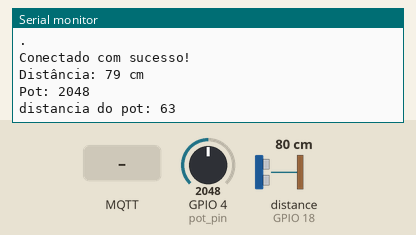
This sketch was run on a simulated ESP32-S3. Shown: the last lines printed to the serial monitor. Wiring (inferred from the names in the program): ultrasonic range finder: trigger GPIO 9; echo GPIO 18. The inputs (shaded band) are chosen by the test bench; at power-on: distance to the obstacle (sensor on GPIO 18) 80 cm, GPIO 4 (pot_pin) = 2048. The echo pulse lasts 58.3 µs per cm; WiFi joins after 1.5 s; servers stay silent unless stated; random numbers use the default seed unless the sketch sets one; no MQTT or app messages arrive unless stated.

Above: at 3.3 s.
3.4 s: MQTT message "on" arrives on the first subscribed topic
At 5.0 s:
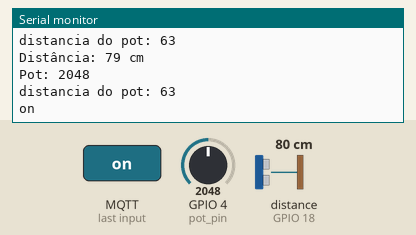
5.6 s: MQTT message "off" arrives on the first subscribed topic
At 7.0 s:
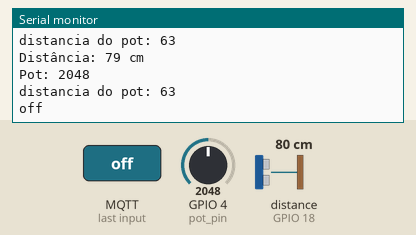
7.6 s: distance to the obstacle (sensor on GPIO 18) set to 2 cm
At 8.9 s:
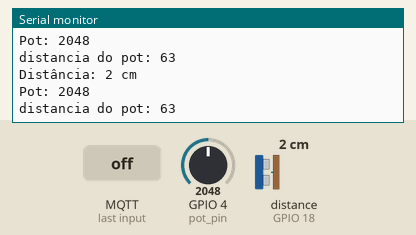
9.1 s: GPIO 4 (pot_pin) set to 2866
At 10.0 s:
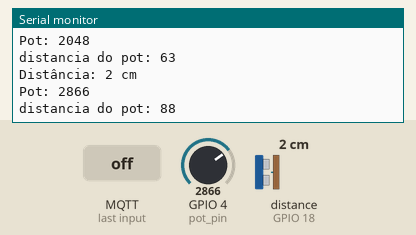
10.6 s: distance to the obstacle (sensor on GPIO 18) set to 4 cm
At 11.6 s:
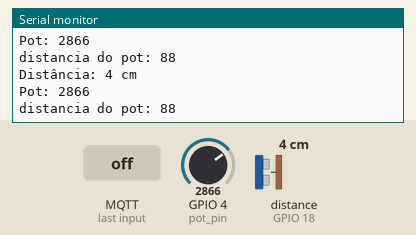
12.1 s: GPIO 4 (pot_pin) set to 3603
At 13.0 s:
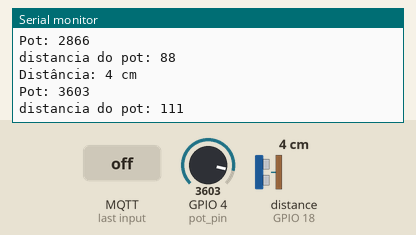
Timing chart, 0 to 14.6 s (numbered marks = the images above; inputs shaded):
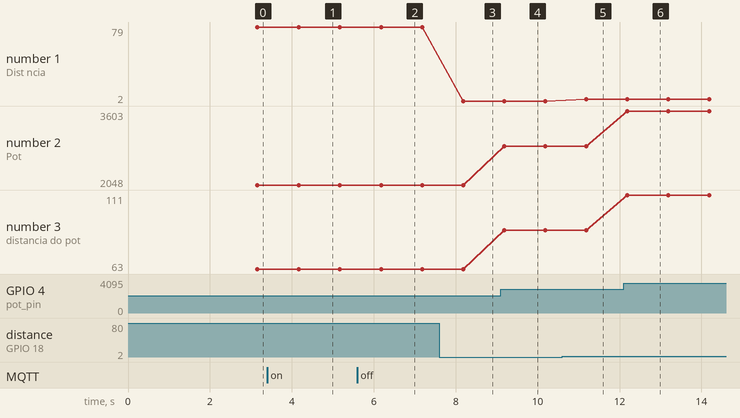

The sketch:

exer03_Lucas_Calixto.ino
```cpp
#include <WiFi.h>
#include <PubSubClient.h>
#include <Wire.h>
#include <Adafruit_GFX.h>
#include <Adafruit_SSD1306.h>
#include <ArduinoJson.h>

// pinos
const byte pot_pin = 4;
const byte echo_pin = 18;
const byte trigg_pin = 9;

// variaveis
String dist = "";
int pot = 0;
int valor = 0;
int valordist = 0;

unsigned long ultimoTempoDist = 0;
unsigned long ultimoTempoPot = 0;
const long intervaloDist = 1000;
const long intervaloPot = 1000;

unsigned long ultimoTempoDeteccao = 0;
unsigned long intervalo = 3000;

const String SSID = "iPhone";
const String PSWD = "123456789";

const String brokerUrl = "test.mosquitto.org";  // URL do broker   (servidor)
const int port = 1883;                          // Porta do broker (servidor)

String message = "";

WiFiClient espClient;                // Criando Cliente WiFi
PubSubClient mqttClient(espClient);  // Criando Cliente MQTT

// SSID = NOME
// RSSI = Intesidade do sinal

JsonDocument doc;

void connectToWiFi();
void connectToBroker();
void callback(char* topic, byte* payload, unsigned long length);
int lerDistancia();
int lerPot();

void setup() {
  Serial.begin(115200);
  pinMode(echo_pin, INPUT);
  pinMode(trigg_pin, OUTPUT);
  pinMode(pot_pin, INPUT);

  connectToWiFi();
  connectToBroker();
}

void loop() {
  if (WiFi.status() != WL_CONNECTED) {
    Serial.println("\nConexão WiFi perdida");
    connectToWiFi();
  }
  delay(500);
  if (!mqttClient.connected()) {
    Serial.println("\nConexão MQTT perdida");
    connectToBroker();
  }
  delay(500);

  unsigned long agora = millis();

  // --- Leitura da distância ---
  if (agora - ultimoTempoDist >= intervaloDist) {
    ultimoTempoDist = agora;
    valordist = lerDistancia();
    Serial.println("");
    Serial.printf("Distância: %d cm\n", valordist);
    if (valordist <= pot) {
      dist = "proximidade_detectada";
      ultimoTempoDeteccao = millis();
    } else {
      if (millis() - ultimoTempoDeteccao > intervalo) {
        dist = "area_livre";
      }
    }
  }

  // --- Leitura do potenciômetro ---
  if (agora - ultimoTempoPot >= intervaloPot) {
    ultimoTempoPot = agora;
    pot = lerPot();
  }

  if (Serial.available() > 0) {
    String info = "";

    doc["alerta"] = dist;
    doc["distancia"] = valordist;
    doc["distancia_pot"] = pot;
    serializeJson(doc, info);

    message = Serial.readStringUntil('\n');
    //{ "alerta": "proximidade_detectada", "distancia": <valor> }

    // mqttClient.publish("AulaIoTSul/Chat", message.c_str());  // envia mensagem
    mqttClient.publish("duplaLWP/acesso/alerta", info.c_str());
    delay(1000);
  }

  mqttClient.loop();
}

// Conexão WiFi
void connectToWiFi() {
  Serial.println("\nIniciando conexão com rede WiFi");
  WiFi.begin(SSID, PSWD);
  while (WiFi.status() != WL_CONNECTED) {
    Serial.print(".");
    delay(200);
  }
  Serial.print("\nWi-Fi Conectado!");
}

// Conexão Broker
void connectToBroker() {
  if (WiFi.status() != WL_CONNECTED) {
    return;
  }
  Serial.println("\nConectando ao broker");
  mqttClient.setServer(brokerUrl.c_str(), port);
  String userId = "ESP-CALIXTO";
  userId += String(random(0xfff), HEX);
  while (!mqttClient.connected()) {
    mqttClient.connect(userId.c_str());
    Serial.print(".");
    delay(500);
    mqttClient.subscribe("duplaLWP/acesso/alerta");
    mqttClient.setCallback(callback);
  }
  Serial.println("\nConectado com sucesso!");
}

// recebe resposta
void callback(char* topic, byte* payload, unsigned long length) {
  String resposta = "";
  for (int i = 0; i < length; i++) {
    resposta += (char)payload[i];
  }

  Serial.println(resposta);
}

// le a distância do ultrassonico
int lerDistancia() {
  digitalWrite(trigg_pin, LOW);
  delayMicroseconds(2);
  digitalWrite(trigg_pin, HIGH);
  delayMicroseconds(10);
  digitalWrite(trigg_pin, LOW);

  unsigned long duracao = pulseIn(echo_pin, HIGH, 20000);
  if (duracao == 0) return -1;
  int distancia = duracao * 0.0343 / 2;
  return distancia;
}

// le o valor potenciometro
int lerPot() {
  valor = analogRead(pot_pin);
  Serial.printf("Pot: %d\n", valor);
  valor = map(valor, 0, 3240, 0, 100);
  Serial.printf("distancia do pot: %d\n", valor);
  return valor;
}
```

Measured:
- after the input at 3.4 s, the serial monitor: prints a new line after 0.77 s (image 1)
- after the input at 5.6 s, the serial monitor: prints a new line after 0.58 s (image 2)
- after the input at 7.6 s, the serial monitor: prints a new line after 0.58 s (image 3)
- after the input at 9.1 s, the serial monitor: prints a new line after 0.09 s (image 4)
- after the input at 10.6 s, the serial monitor: prints a new line after 0.59 s (image 5)
- after the input at 12.1 s, the serial monitor: prints a new line after 0.09 s (image 6)
- plotted number 1: 79 → 2 after the input at 7.6 s, 2 → 4 after the input at 10.6 s
- plotted number 2: 2048 → 2866 after the input at 9.1 s, 2866 → 3603 after the input at 12.1 s
